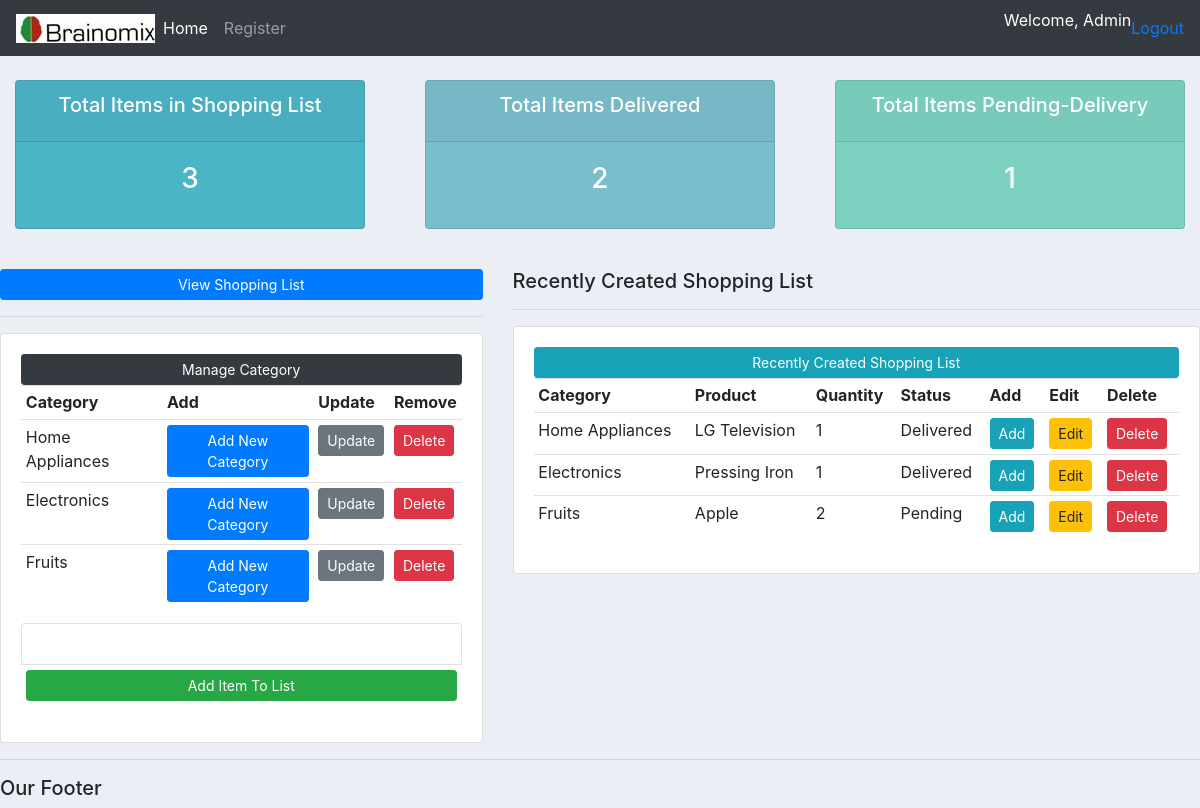
The app's page / (signed in) with its own data.
### accounts/models.py (models this page shows, shortened)
class Order(models.Model):
    STATUS = (
        ('Pending', 'Pending'),
        ('Out for delivery', 'Out for delivery'),
        ('Delivered', 'Delivered'),
    )
    CATEGORY = (
        ('Food', 'Food'),
        ('Clothing', 'Clothing'),
        ('Home Appliances', 'Home Appliances'),
        ('Groceries', 'Groceries'),
        ('Medical Aids', 'Medical Aids'),
    )
    category = models.CharField(max_length=30, null=False)
    product = models.CharField(max_length=30, null=False)
    date_created =models.DateTimeField(auto_now_add=True, null=True)
    status = models.CharField(max_length=200, null=True, choices=STATUS)
    quantity = models.PositiveSmallIntegerField(null=True)

class Customer(models.Model):
    name = models.CharField(max_length=200, null=True)
    password = models.CharField(max_length=200, null=True)
    phone = models.CharField(max_length=200, null=True)
    email = models.CharField(max_length=200, null=True)
    department = models.CharField(max_length=200, null=True)
    date_created = models.DateTimeField(auto_now_add=True, null=True)

### accounts/views.py (the view)
# urls.py: path('', views.accounts, name="home"),
@login_required(login_url='register')
def accounts(request):
   orders = Order.objects.all()
   customers = Customer.objects.all()
   total_customers = customers.count()
   total_orders = orders.count()
   delivered = orders.filter(status='Delivered').count()
   pending = orders.filter(status='Pending').count()
   context = {'orders': orders, 'users': customers, 'total_orders': total_orders, 'delivered': delivered,
   'pending': pending}
   return render(request, 'accounts/dashboard.html', context)

### accounts/templates/accounts/dashboard.html (shortened to what this page needs)
{% extends 'accounts/main.html' %}
{% block content %}
{% include 'accounts/status.html' %}
<br>
<div class="row">
    <div class="col-md-5">
    <tr>
        <a class="btn btn-primary btn-sm btn-block" href="{% url 'list' %}"> View Shopping List</a>
     </tr>
        <hr>
        <div class="card card-body">
            <a class="btn btn-dark btn-sm btn-block" href="">Manage Category
            </a>
        <table class="table table-sm">
            <tr>
                <th>Category</th>
                <th>Add</th>
                <th>Update</th>
                <th>Remove</th>
            </tr>
            {% for order in orders %}
                    <tr>
                        <td>{{ order.category }}</td>
                        <td><a class="btn btn-sm btn-primary" href="{% url 'create_order' order.id %}">Add New Category </a></td>
                        <td><a class="btn btn-sm btn-secondary" href="{% url 'update_order' order.id %}">Update</a></td>
                        <td><a class="btn btn-sm btn-danger" href="{% url 'delete_order' order.id %}">Delete</a></td>
            {% endfor %}
        </table>
            <table class="table table-sm">
                <tr>
         <div class="card card-body">
                </tr>
                {% for user in users %}
                    <tr>
                        <td><a class="btn btn-success btn-sm btn-block" href="{% url 'create_order' user.id %}">Add Item To List </a>
                    </tr>
                {% endfor %}
            </table>
        </div>
    </div>
    <div class="col-md-7">
        <h5>Recently Created Shopping List</h5>
        <hr>
        <div class="card card-body">
            <a class="btn btn-info btn-sm btn-block" href="">Recently Created Shopping List</a>
            <table class="table table-sm">
                <tr>
                    <th>Category</th>
                    <th>Product</th>
                    <th>Quantity</th>
                    <th>Status
                    <th>Add</th>
                    <th>Edit</th>
                    <th>Delete</th>
                </tr>
                {% for order in orders %}
                    <tr>
                        <td>{{ order.category }}</td>
                        <td>{{ order.product }}</td>
                        <td>{{ order.quantity }}</td>
                        <td>{{ order.status }}</td>
                        <td><a class="btn btn-sm btn-info" href="{% url 'create_order' order.id %}">Add </a></td>
                        <td><a class="btn btn-sm btn-warning" href="{% url 'update_order' order.id %}">Edit</a></td>
                        <td><a class="btn btn-sm btn-danger" href="{% url 'delete_order' order.id %}">Delete</a></td>
                    </tr>
                {% endfor %}
            </table>
        </div>
    </div>
</div>
{% endblock %}

### accounts/templates/accounts/main.html (shortened to what this page needs)
{% load static %}
<!DOCTYPE html>
<html lang="en">
<head>
    <link rel="stylesheet" href="https://cdn.jsdelivr.net/npm/bootstrap@4.4.1/dist/css/bootstrap.min.css">
    <link rel="stylesheet" type="text/css" href="{% static '/css/main.css' %}">
</head>
<body>
    {% include 'accounts/navbar.html' %}
    {% block content %}
    {% endblock %}
    <hr>
    <h5>Our Footer</h5>
</body>
</html>

### accounts/templates/accounts/navbar.html (shortened to what this page needs)
{% load static %}
<nav class="navbar navbar-expand-lg navbar-dark bg-dark">
  <img src="{% static 'img/brain_image.jpg' %}">
  <div class="collapse navbar-collapse" id="navbarNav">
    <ul class="navbar-nav">
      <li class="nav-item active">
        <a class="nav-link" href="{% url 'home' %}">Home</a>
      </li>
      <li class="nav-item">
        <a class="nav-link" href="{% url 'register' %}">Register</a>
      </li>
    </ul>
  </div>
    <p style="color:white">Welcome, {{request.user}}</p>
    <span> <a class="hello-msg" href="{% url 'logout' %}">Logout</a></span>
</nav>

### accounts/templates/accounts/status.html
<br>
<div class="row">
    <div class="col">
        <div class="col-md">
            <div class="card text-center text-white mb-3" id="total-orders">
                <div class="card-header">
                    <h5 class="card-title"> Total Items in Shopping List
                </h5>
                </div>
                <div class="card-body">
                    <h3 class="card-title">{{ total_orders }}</h3>
                </div>
            </div>
        </div>
    </div>
    <div class="col">
        <div class="col-md">
            <div class="card text-center text-white mb-3" id="orders-delivered">
                <div class="card-header">
                    <h5 class="card-title"> Total Items Delivered</h5>
                </div>
                <div class="card-body">
                    <h3 class="card-title">{{ delivered }}</h3>
                </div>
            </div>
        </div>
    </div>
    <div class="col">
        <div class="col-md">
            <div class="card text-center text-white mb-3" id="orders-pending">
                <div class="card-header">
                    <h5 class="card-title">Total Items Pending-Delivery</h5>
                </div>
                <div class="card-body">
                    <h3 class="card-title">{{ pending }}</h3>
                </div>
            </div>
        </div>
    </div>
</div>

### accounts/static/css/main.css (style rules this page uses)
body { background-color: #ebeff5; }
#total-orders { background-color: #4cb4c7; }
#orders-delivered { background-color: #7abecc; }
#orders-pending { background-color: #7CD1C0; }

### records on screen
Order: category "Home Appliances", product "LG Television", quantity "1", status "Delivered"
Order: category "Electronics", product "Pressing Iron", quantity "1", status "Delivered"
Order: category "Fruits", product "Apple", quantity "2", status "Pending"

### other values on screen
{{ request.user }} "Admin"
{{ total_orders }} "3"
{{ delivered }} "2"
{{ pending }} "1"
